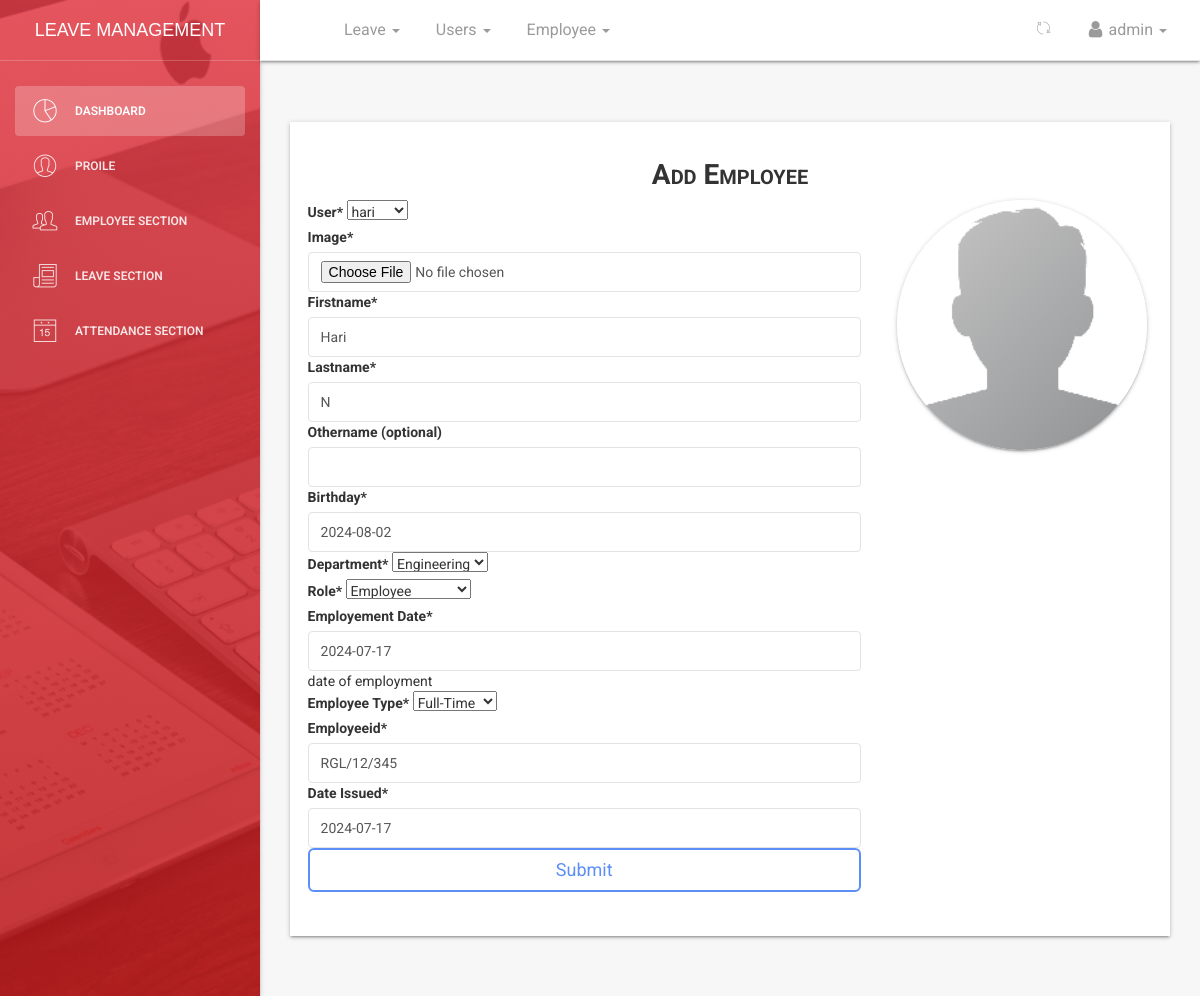
The app's page /dashboard/employee/profile/edit/51/ (signed in) with its own data.
### employee/models.py (models this page shows, shortened)
class Employee(models.Model):
    MALE = 'male'
    FEMALE = 'female'
    OTHER = 'other'
    NOT_KNOWN = 'Not Known'
    GENDER = (
        (MALE, 'Male'),
        (FEMALE, 'Female'),
        (OTHER, 'Other'),
        (NOT_KNOWN, 'Not Known'),
    )
    MR = 'Mr'
    MRS = 'Mrs'
    MSS = 'Mss'
    DR = 'Dr'
    SIR = 'Sir'
    MADAM = 'Madam'
    TITLE = (
        (MR, 'Mr'),
        (MRS, 'Mrs'),
        (MSS, 'Mss'),
        (DR, 'Dr'),
        (SIR, 'Sir'),
        (MADAM, 'Madam'),
    )
    FULL_TIME = 'Full-Time'
    PART_TIME = 'Part-Time'
    CONTRACT = 'Contract'
    INTERN = 'Intern'
    EMPLOYEETYPE = (
        (FULL_TIME, 'Full-Time'),
        (PART_TIME, 'Part-Time'),
        (CONTRACT, 'Contract'),
        (INTERN, 'Intern'),
    )
    user = models.ForeignKey(User, on_delete=models.CASCADE, default=1)
    image = models.FileField(_('Profile Image'), upload_to='profiles', default='default.png', blank=True, null=True, help_text='Upload image size less than 2.0MB')
    firstname = models.CharField(_('Firstname'), max_length=125)
    lastname = models.CharField(_('Lastname'), max_length=125)
    othername = models.CharField(_('Othername (optional)'), max_length=125, null=True, blank=True)
    birthday = models.DateField(_('Birthday'), default=datetime.date.today)
    department = models.ForeignKey(Department, verbose_name=_('Department'), on_delete=models.SET_NULL, null=True, default=None)
    role = models.ForeignKey(Role, verbose_name=_('Role'), on_delete=models.SET_NULL, null=True, default=None)
    startdate = models.DateField(_('Employement Date'), default=timezone.now, help_text='date of employment')
    employeetype = models.CharField(_('Employee Type'), max_length=15, default=FULL_TIME, choices=EMPLOYEETYPE)
    employeeid = models.CharField(_('Employee ID Number'), max_length=10, null=True, blank=True)
    dateissued = models.DateField(_('Date Issued'), default=timezone.now)
    is_blocked = models.BooleanField(_('Is Blocked'), default=False)
    is_deleted = models.BooleanField(_('Is Deleted'), default=False)
    created = models.DateTimeField(verbose_name=_('Created'), auto_now_add=True, null=True)
    updated = models.DateTimeField(verbose_name=_('Updated'), default=timezone.now)
    objects = EmployeeManager()
    class Meta:
        verbose_name = _('Employee')
        verbose_name_plural = _('Employees')
        ordering = ['-created']
    @property
    def get_full_name(self):
        fullname = f"{self.firstname} {self.lastname}"
        if self.othername:
            fullname += f" {self.othername}"
        return fullname

### dashboard/views.py (the view, shortened to what this page needs)
# urls.py: path('employee/profile/edit/<int:id>/', views.employee_edit_data, name='edit'),
def employee_edit_data(request, id):
    if not (request.user.is_authenticated and request.user.is_superuser and request.user.is_staff):
        return redirect('/')
    employee = get_object_or_404(Employee, id=id)
    form = EmployeeCreateForm(request.POST or None, request.FILES or None, instance=employee)
    dataset = {
        'form': form,
        'title': f'Edit - {employee.get_full_name()}' if callable(getattr(employee, 'get_full_name', None)) else 'Edit Employee'
    }
    return render(request, 'dashboard/employee_create.html', dataset)

### employee/forms.py
class EmployeeCreateForm(forms.ModelForm):
	employeeid = forms.CharField(widget=forms.TextInput(attrs={'placeholder':'please enter 5 characters without RGL or slashes eg. A0025'}))
	image = forms.ImageField(widget=forms.FileInput(attrs={'onchange':'previewImage(this);'}))
	class Meta:
		model = Employee
		exclude = ['is_blocked','is_deleted','created','updated']
		widgets = {
				'bio':forms.Textarea(attrs={'cols':5,'rows':5})
		}

### employee/managers.py (called while the page is built)
    def get_queryset(self):
        return super().get_queryset().filter(is_deleted=False)

### employee/models.py (called while the page is built)
    def __str__(self):
        return self.name

    def __str__(self):
        return self.name

### templates/dashboard/employee_create.html (shortened to what this page needs)
{% extends '_layout.html' %}
{% load static %}
{% load crispy_forms_tags %}
 {% block navheader %}
    {% include 'includes/navheader_employee_app.html' %}
 {% endblock %}
 {% block content %}
        <section class="content">
            <section class="container-fluid">
                    <section class="row">
                        <section class="col col-sm-8 offset-sm-2">
                        </section>
                    </section>
                <section class="form-wrapper">
                    <section class="row">
                        <section class="col-lg-12 col-md-12 col-sm-12 text-center">
                            <h3 class="title-h3">Add Employee</h3>
                        </section>
                    </section>
                    <section class="row">
                        <section class="col-lg-8 col-md-12 col-sm-12">
                            <form action="" method="POST" enctype="multipart/form-data">
                                {{form | crispy }}
                                <button type="submit" class="btn btn-primary btn-lg btn-block">Submit</button>
                            </form>
                        </section>
                        <section  class="col-lg-4 col-md-12 col-sm-12 text-center">
                            <section class="prev-holder">
                                <img src="{% static 'img/default-avatar.png' %}" alt="" id='temp-preview-image' class="prev-avatar" />
                            </section>
                        </section>
                    </section>
                </section>
            </section>
        </section>
 {% endblock %}

### templates/includes/navheader_employee_app.html (shortened to what this page needs)
 {% load static %}
 <nav class="navbar navbar-default navbar-fixed shadow">
            <div class="container-fluid">
                <div class="collapse navbar-collapse">
                    <ul class="nav navbar-nav navbar-left">
                        <li>
                            <a href="" class="dropdown-toggle" data-toggle="dropdown">
                            </a>
                        </li>
                        <li class="dropdown">
                        <a href="" class="dropdown-toggle" data-toggle="dropdown">
                                    <p>
                                        Leave
                                        <b class="caret"></b>
                                    </p>
                              </a>
                        </li>
                        {% if request.user.is_superuser and request.user.is_staff %}
                        <li class="dropdown">
                              <a href="" class="dropdown-toggle" data-toggle="dropdown">
                                    <p>
                                        Users
                                        <b class="caret"></b>
                                    </p>
                              </a>
                        </li>
                        {% endif %}
                        {% if request.user.is_superuser and request.user.is_staff %}
                        <li class="dropdown">
                              <a href="" class="dropdown-toggle" data-toggle="dropdown">
                                    <p>
                                        Employee
                                        <b class="caret"></b>
                                    </p>
                              </a>
                        </li>
                        {% endif %}
                    </ul>
                    <ul class="nav navbar-nav navbar-right">
                        <li class="dropdown">
                              <a href="" class="dropdown-toggle refresh-page" data-toggle="dropdown" title="Refresh Current Page">
                                    <i class="pe-7s-refresh-2"></i>
                              </a>
                        </li>
                        <li class="dropdown">
                              <a href="" class="dropdown-toggle" data-toggle="dropdown">
                                    <p>
                                        <i class="fa fa-user"></i> {{ request.user}}
                                        <b class="caret"></b>
                                    </p>
                              </a>
                        </li>
                    </ul>
                </div>
            </div>
        </nav>

### records on screen
Employee: user "hari", firstname "Hari", lastname "N", birthday "2024-08-02", department "Engineering", role "Employee", startdate "2024-07-17", employeetype "Full-Time", employeeid "RGL/12/345", dateissued "2024-07-17"

### other values on screen
{{ request.user }} "admin"
